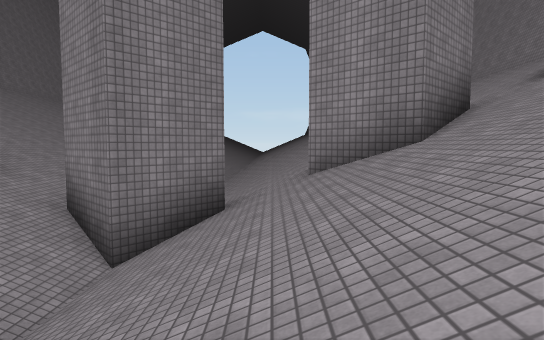
[1] (above)

24 first-person views from a walk through a scene from a Unity 3-D project. The camera is 1.4 m above the floor, tilts 4° down and sees 75° across. The floor is counted in squares, 2 m on a side. Each view is taken from the middle of a square. On the plan, view 1 faces up. The plan holds only what a view shows up to about 11 squares ahead; the rest is blank. The place goes on beyond the plan. Surface patterns are stand-ins for the level's own textures.

[2]
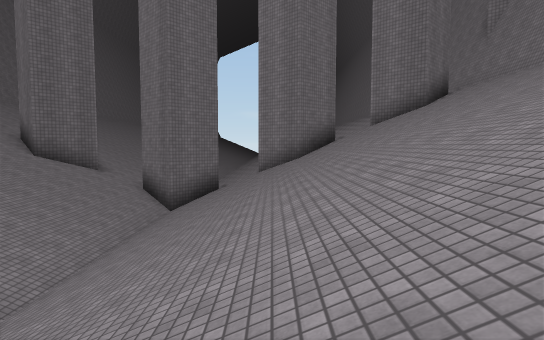

[3]
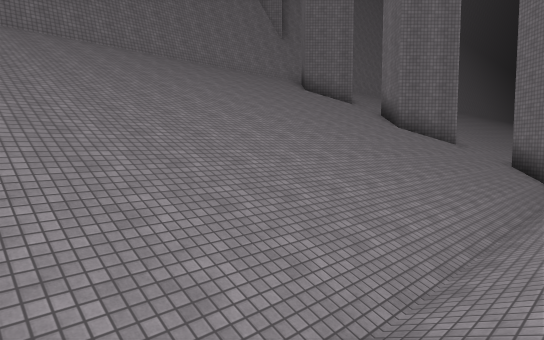

[4]
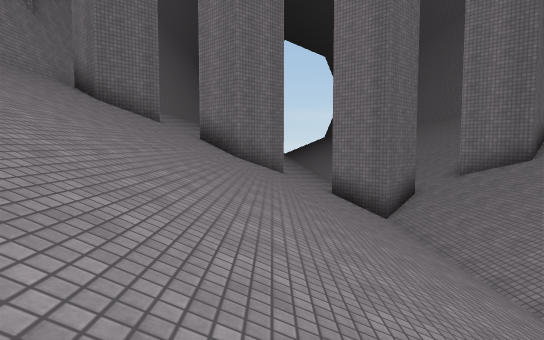

[5]
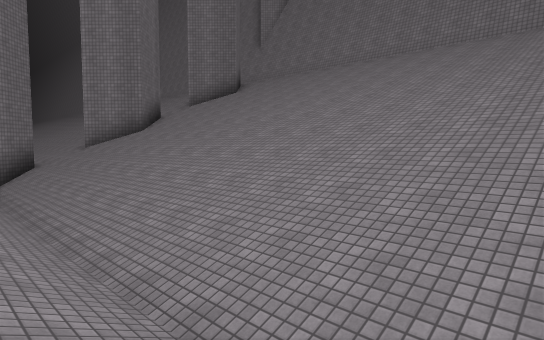

[6]
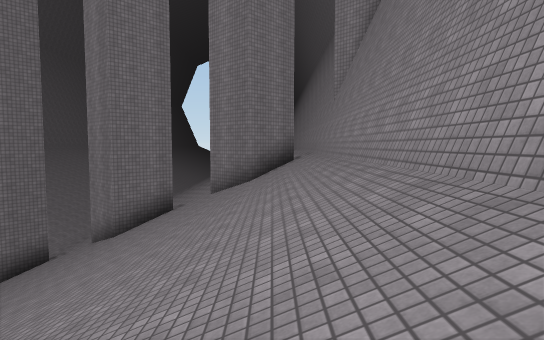

[7]
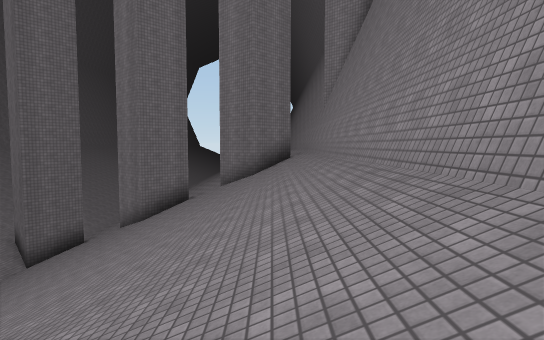

[8]
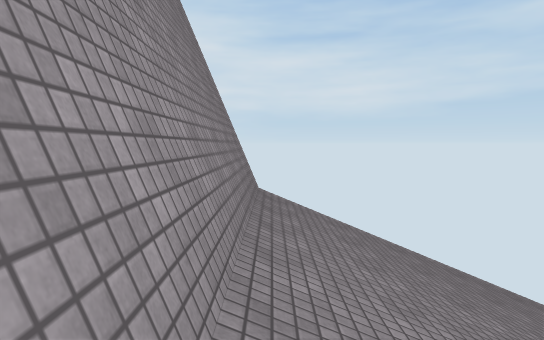

[9]
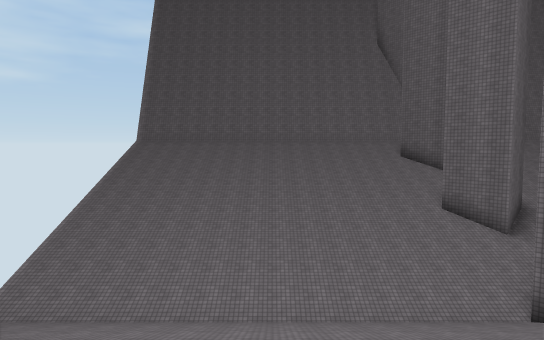

[10]
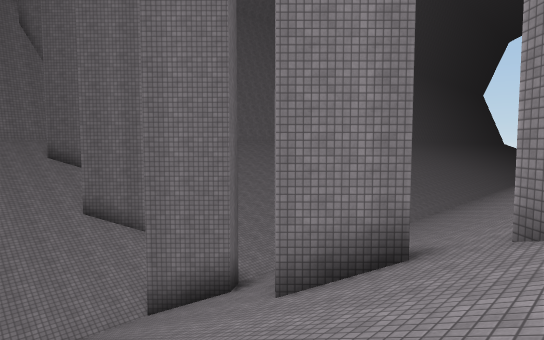

[11]
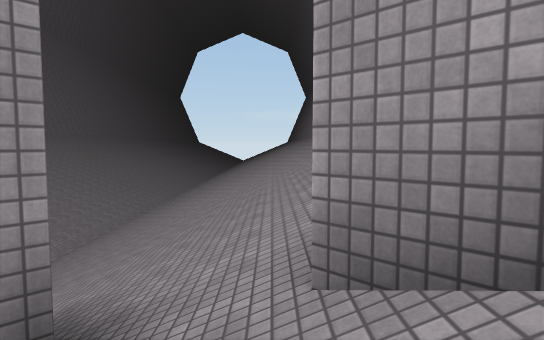

[12]
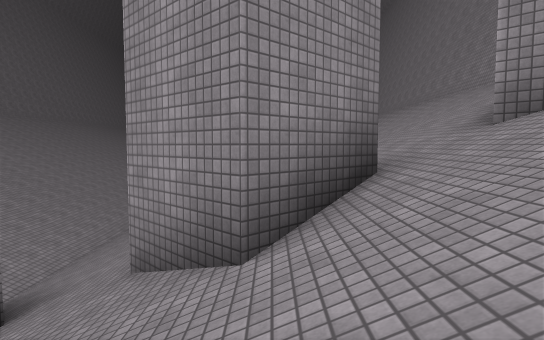

[13]
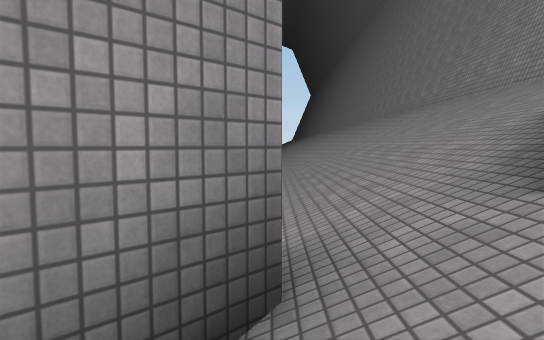

[14]
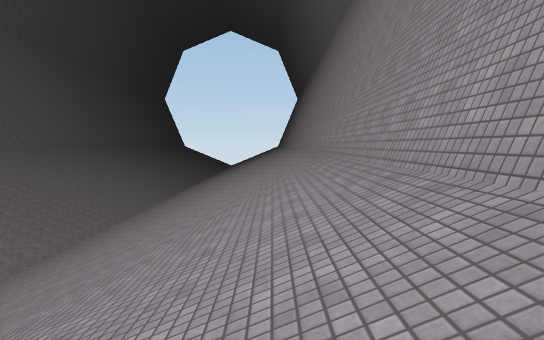

[15]
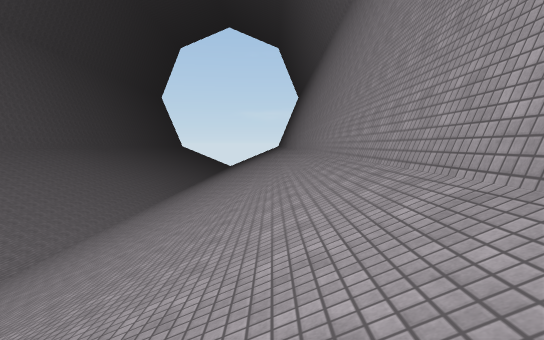

[16]
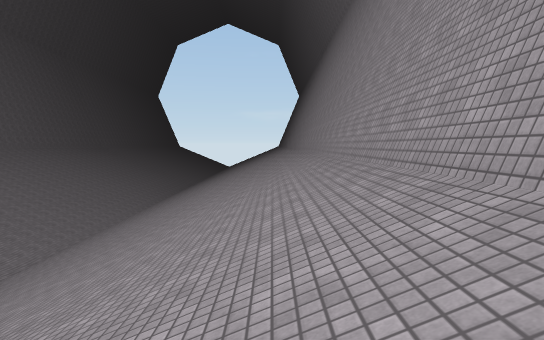

[17]
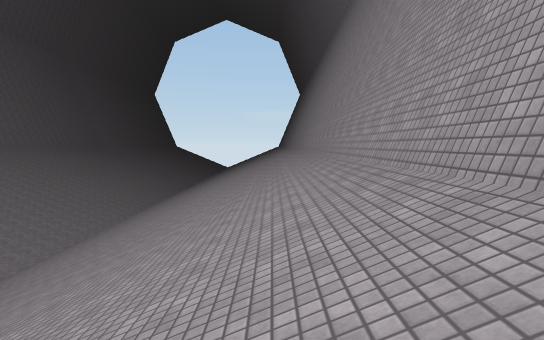

[18]
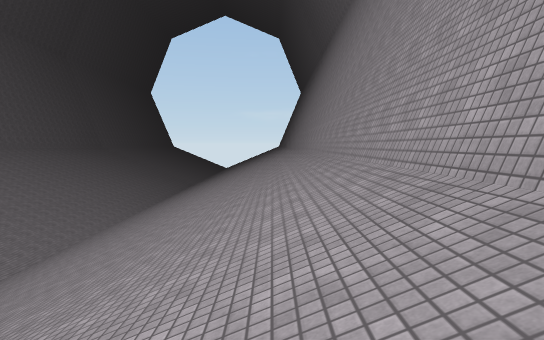

[19]
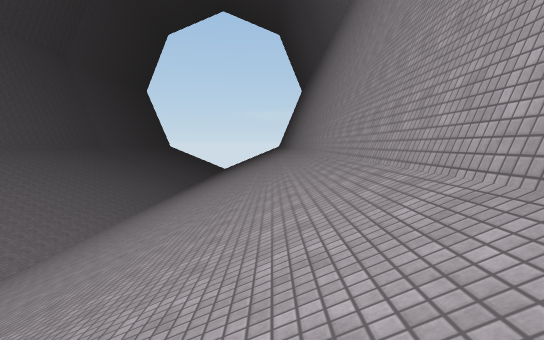

[20]
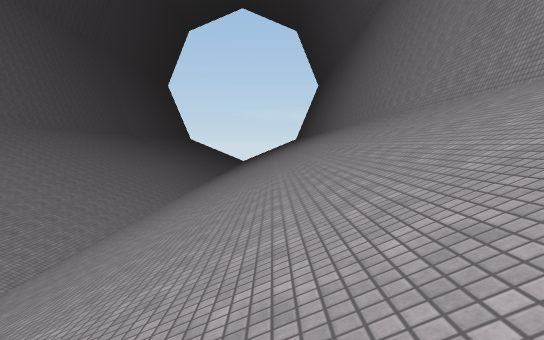

[21]
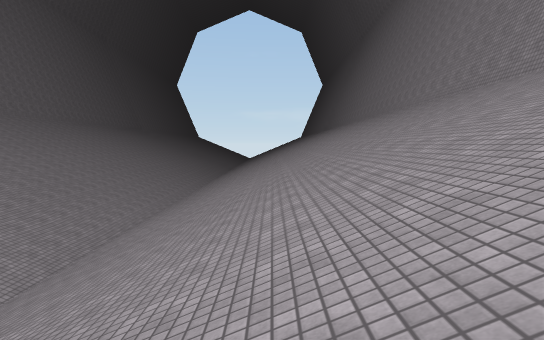

[22]
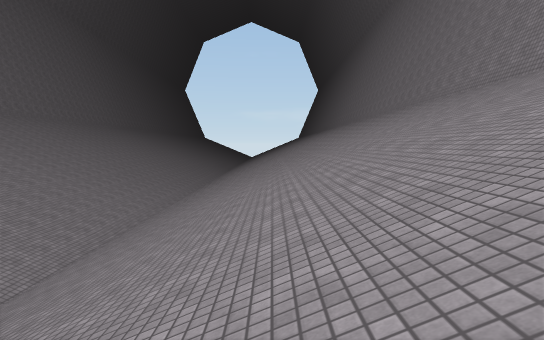

[23]
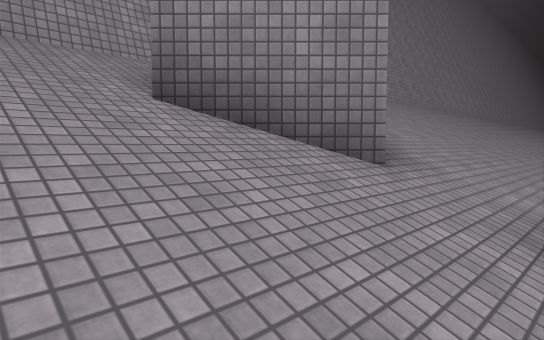

[24]
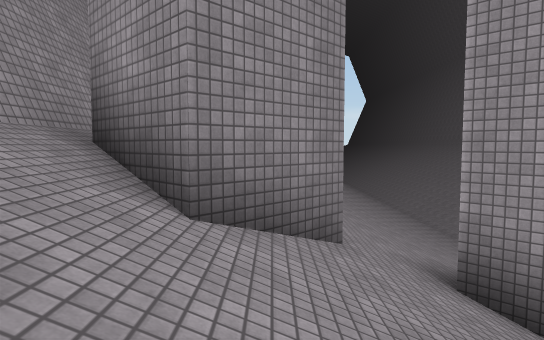

### Floor plan
Key: @ floor where view 1 was taken; # wall or solid block; . main floor; : floor 7.25 m higher than the main floor; / step, stairs or slope.
Columns run from 11 left of view 1 to 8 right of it. Each row starts with its distance up from view 1.
 29          ./////////
 28          ./////////#
 27       ///./////////#
 26       ///./////////#
 25      ////./////////#
 24      ////./////////#
 23       ///./////////#
 22        //./////////#
 21        //./////////#
 20         /./////////#
 19      ////./////////#
 18      ////./////////#
 17       ///./////////#
 16  //    //./////////#
 15 ///    //./////////#
 14 ///     /./////////#
 13 //// ////./////////#
 12 /////////./////////#
 11 /////////./////////#
 10 /////////./////////#
  9  ////////./////////
  8  ////// /.////////
  7   ///////.////////
  6 /##/###/###/###/##/
  5 /##//##//#//##//##/#
  4 /////////./////////#
  3 /////////./////////#
  2  ////////./////////#
  1  ////////./////////#
  0 /////////./@///////#
 -1 /////////./////////#
 -2 /////////./////////#
 -3 /////////./////////#
 -4 /////////./////////#
 -5 /////////./////////#
 -6      ////.///  ////#
 -7      ////.     ///:#

Where each view was taken, in squares from view 1:
view 1: 0 up, 0 right, facing up
view 2: 6 down, 1 right, facing up
view 3: 6 down, 1 left, facing up-left
view 4: 5 down, 5 left, facing up
view 5: 6 down, 3 left, facing up-right
view 6: 5 down, 6 right, facing up
view 7: 7 down, 6 right, facing up
view 8: 2 down, 7 right, facing down
view 9: 1 down, 5 right, facing left
view 10: 1 up, 5 right, facing up-left
view 11: 4 up, 4 right, facing up
view 12: 2 up, 2 right, facing up
view 13: 4 up, 3 right, facing up
view 14: 8 up, 6 right, facing up
view 15: 10 up, 6 right, facing up
view 16: 12 up, 6 right, facing up
view 17: 14 up, 6 right, facing up
view 18: 16 up, 6 right, facing up
view 19: 18 up, 6 right, facing up
view 20: 16 up, 3 right, facing up
view 21: 14 up, 2 right, facing up
view 22: 8 up, 2 right, facing up
view 23: 3 up, 7 left, facing up-left
view 24: 2 up, 9 left, facing up
